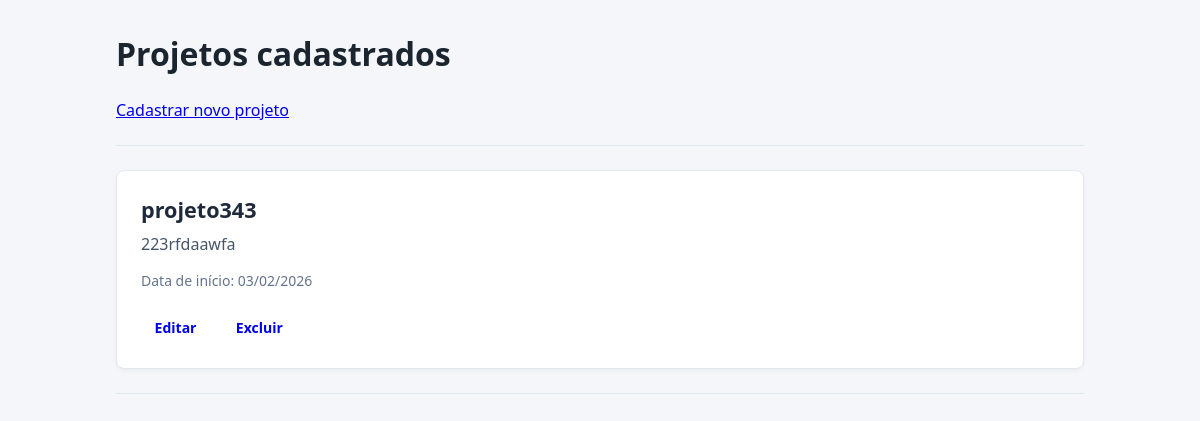
Page /projetos/ on the earlier database version.
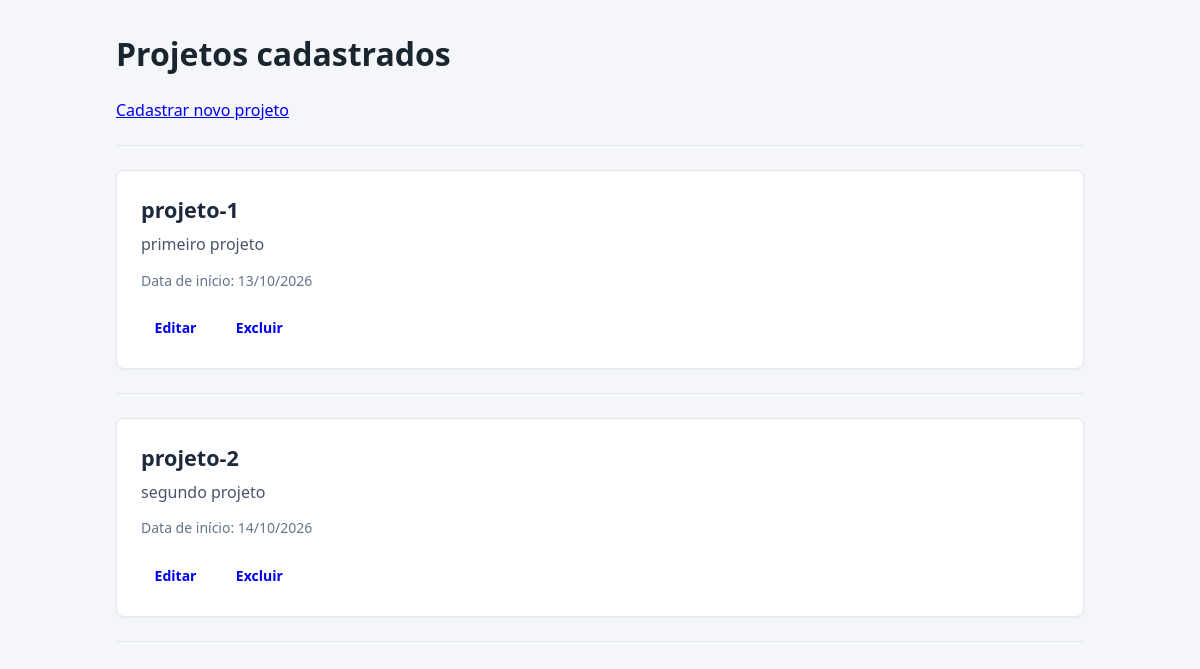
Same page on the later database version.
### core/models.py (models this page shows, shortened)
class Projeto(models.Model):
    nome = models.CharField(max_length=100)
    descricao = models.TextField()
    data_inicio = models.DateField()

### core/views.py (the view)
# urls.py: path("projetos/",views.lista_projetos,name="lista_projetos"),
def lista_projetos(request):
    projetos = Projeto.objects.all()
    return render(
        request,
        "core/lista_projetos.html",
        {"projetos": projetos}
    )

### core/templates/core/lista_projetos.html (shortened to what this page needs)
{% load static %}
<!DOCTYPE html>
<html lang="pt-br">
<head>
    <link rel="stylesheet" href="{% static 'css/core/lista_projetos.css' %}">
</head>
<body>
    <h1>Projetos cadastrados</h1>
    <a href="{% url 'core:criar_projeto' %}">
        Cadastrar novo projeto
    </a>
    <hr>
    {% for projeto in projetos %}
        <article>
            <h2>{{ projeto.nome }}</h2>
            <p>{{ projeto.descricao }}</p>
            <p>
                Data de início: {{ projeto.data_inicio|date:"d/m/Y" }}
            </p>
            <a href="{% url 'core:editar_projeto' projeto.pk %}">
                Editar
            </a>
            <a href="{% url 'core:excluir_projeto' projeto.pk %}">
                Excluir
            </a>
        </article>
        <hr>
    {% empty %}
        <p>Nenhum projeto cadastrado.</p>
    {% endfor %}
</body>
</html>

### core/static/css/core/lista_projetos.css (style rules this page uses)
* { margin: 0; padding: 0; box-sizing: border-box; font-family: 'Segoe UI', system-ui, -apple-system, sans-serif; }
body { background-color: #f4f6f9; color: #333333; padding: 2rem 1rem; max-width: 1000px; margin: 0 auto; }
h1 { font-size: 2rem; color: #1a252f; margin-bottom: 1.5rem; font-weight: 700; }
hr { border: 0; height: 1px; background-color: #e2e8f0; margin: 1.5rem 0; }
article { background-color: #ffffff; border: 1px solid #e2e8f0; border-radius: 8px; padding: 1.5rem; box-shadow: 0 2px 4px rgba(0, 0, 0, 0.04); transition: box-shadow 0.2s ease, transform 0.2s ease; margin-bottom: 1rem; }
article h2 { font-size: 1.35rem; color: #1e293b; margin-bottom: 0.5rem; }
article p { color: #475569; line-height: 1.6; margin-bottom: 0.75rem; }
article p:last-of-type { font-size: 0.875rem; color: #64748b; font-weight: 500; margin-bottom: 1.25rem; }
article a { display: inline-block; text-decoration: none; padding: 0.4rem 0.85rem; border-radius: 4px; font-size: 0.875rem; font-weight: 600; margin-right: 0.5rem; transition: all 0.2s ease; }

Differences in the rows shown:
removed Projeto: nome "projeto343", descricao "223rfdaawfa", data_inicio "03/02/2026"
added Projeto: nome "projeto-1", descricao "primeiro projeto", data_inicio "13/10/2026"
added Projeto: nome "projeto-2", descricao "segundo projeto", data_inicio "14/10/2026"
